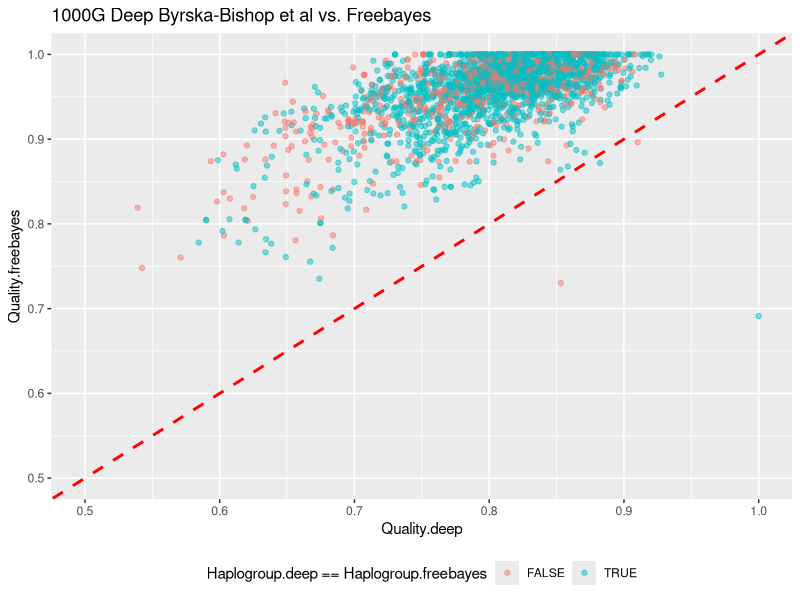
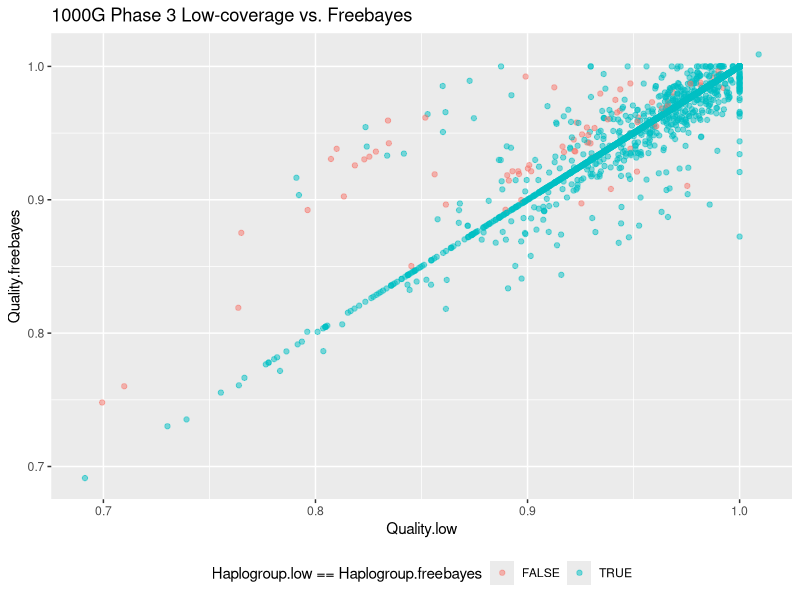
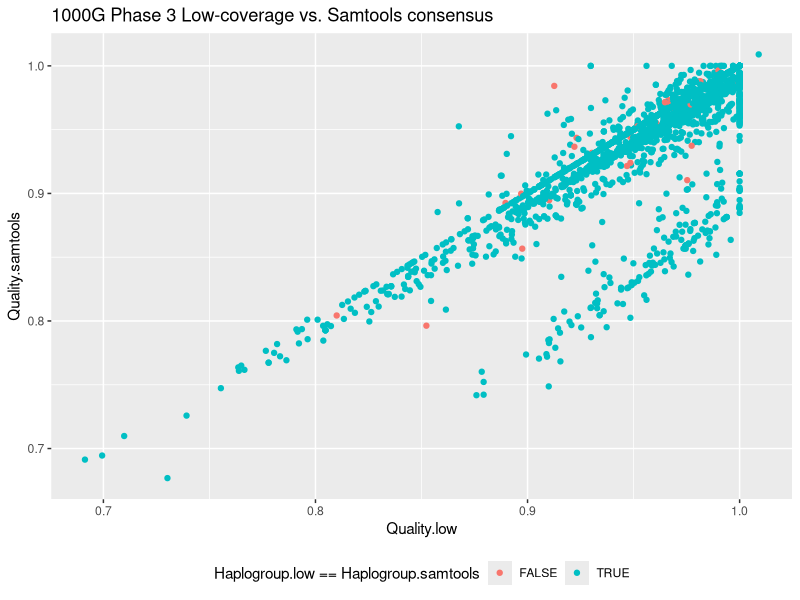
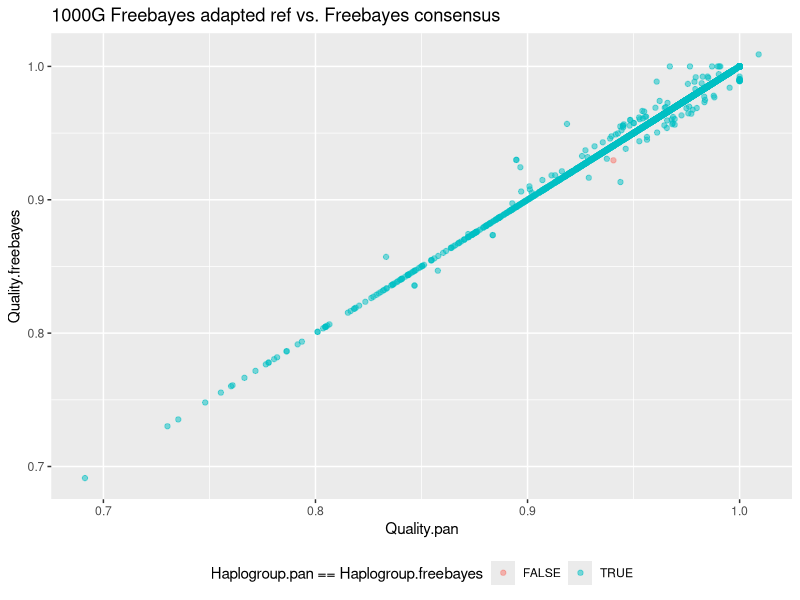
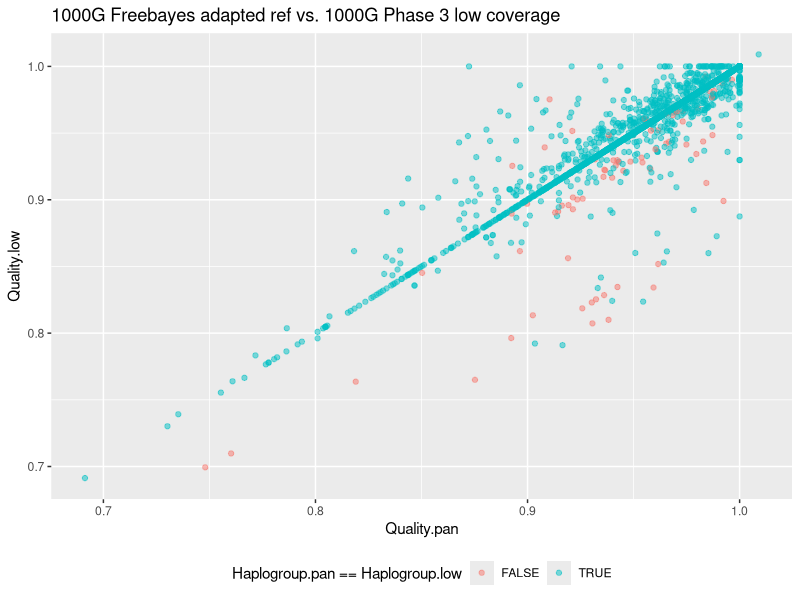
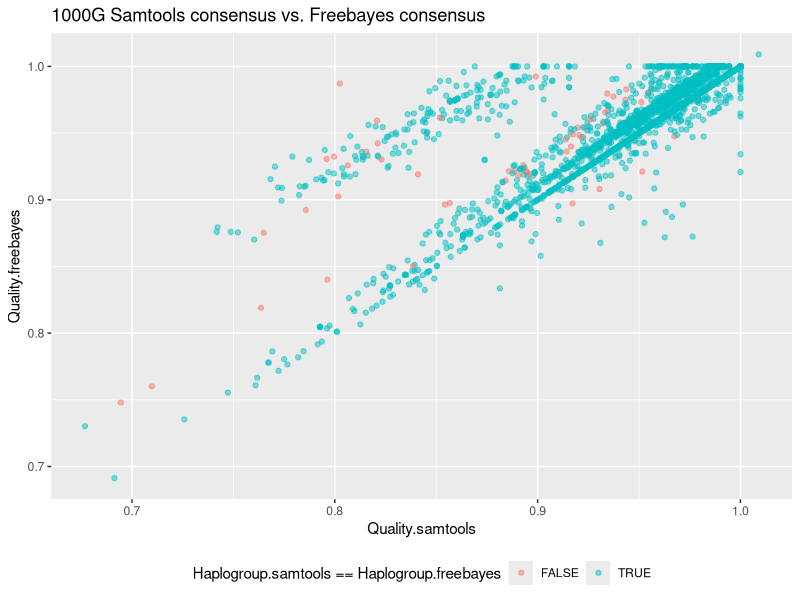

Here is the R script that generated these plots, in order:
## ---- chunk 1
knitr::opts_chunk$set(echo = TRUE)
library(ggplot2)
library(dplyr)
library(purrr)
## ---- chunk 2

#data byrska-bishop 1000G TRIOs 
kg_deep <- read.delim("data/haplogroups.extended_1kgp3_3202.csv")

#freebayes called -> fasta contigs
kg_freebayes<-read.delim("data/haplogroups.extended_1kgp3_freebayes.csv") 

#1000G phase 3 low coverage data - official VCF
kg_callmom<-read.delim("data/haplogroups.extended_1kgp3_callmom.csv") 

#freebayes called -> samtools consensus
kg_pan<-read.delim("data/haplogroups.extended_1kgp3_pan.csv")

#
kg_samtools<-read.delim("data/haplogroups.extended_1kgp3_mutserve.csv")


# 1. Join the first two
merged_kg_deep <- inner_join(kg_deep, kg_freebayes, by = "SampleID", suffix = c(".deep", ".freebayes"))


merged_kg_low <- inner_join(kg_callmom, kg_freebayes, by = "SampleID", suffix = c(".low", ".freebayes"))

merged_kg_low2 <- inner_join(kg_callmom, kg_samtools, by = "SampleID", suffix = c(".low", ".samtools"))

merged_kg_pan <- inner_join(kg_pan, kg_freebayes, by = "SampleID", suffix = c(".pan", ".freebayes"))

merged_kg_pan_low <- inner_join(kg_pan, kg_callmom, by = "SampleID", suffix = c(".pan", ".low"))

merged_kg_freebayes <- inner_join(kg_samtools, kg_freebayes, by = "SampleID", suffix = c(".samtools", ".freebayes"))

ggplot(merged_kg_deep, aes(x=Quality.deep, y=Quality.freebayes)) + geom_point(aes(color=Haplogroup.deep==Haplogroup.freebayes), alpha=0.5) +   theme(legend.position="bottom") + ggtitle("1000G Deep Byrska-Bishop et al vs. Freebayes") +  geom_abline(intercept = 0, slope = 1, color = "red", linetype = "dashed", size = 1) + ylim(0.5, 1) + xlim(0.5,1)  

ggplot(merged_kg_low,  aes(x=Quality.low, y=Quality.freebayes)) + geom_point(aes(color=Haplogroup.low==Haplogroup.freebayes), alpha=0.5) +theme(legend.position="bottom") + ggtitle("1000G Phase 3 Low-coverage vs. Freebayes")

ggplot(merged_kg_low2,  aes(x=Quality.low, y=Quality.samtools)) + geom_point(aes(color=Haplogroup.low==Haplogroup.samtools)) +theme(legend.position="bottom") + ggtitle("1000G Phase 3 Low-coverage vs. Samtools consensus")

ggplot(merged_kg_pan, aes(x=Quality.pan, y=Quality.freebayes)) + geom_point(aes(color=Haplogroup.pan==Haplogroup.freebayes), alpha=0.5) +theme(legend.position="bottom") + ggtitle("1000G Freebayes adapted ref vs. Freebayes consensus")

ggplot(merged_kg_pan_low, aes(x=Quality.pan, y=Quality.low)) + geom_point(aes(color=Haplogroup.pan==Haplogroup.low), alpha=0.5) +theme(legend.position="bottom") + ggtitle("1000G Freebayes adapted ref vs. 1000G Phase 3 low coverage")

ggplot(merged_kg_freebayes, aes(x=Quality.samtools, y=Quality.freebayes)) + geom_point(aes(color=Haplogroup.samtools==Haplogroup.freebayes), alpha=0.5) +theme(legend.position="bottom") + ggtitle("1000G Samtools consensus vs. Freebayes consensus")


mismatches_deep <- merged_kg_deep %>%
  filter(Haplogroup.deep != Haplogroup.freebayes)

mismatches_low2 <- merged_kg_low2 %>%
  filter(Haplogroup.low != Haplogroup.samtools)  %>%
  select(SampleID, Haplogroup.low, Haplogroup.samtools)


mismatches_freebayes <- merged_kg_freebayes %>%
  filter(Haplogroup.samtools != Haplogroup.freebayes) %>%
  select(SampleID, Haplogroup.samtools, Haplogroup.freebayes)
